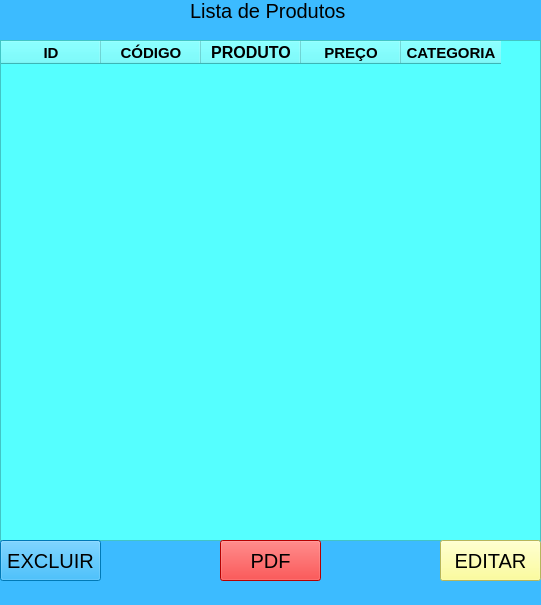
<?xml version="1.0" encoding="UTF-8"?>
<ui version="4.0">
 <class>MainWindow</class>
 <widget class="QMainWindow" name="MainWindow">
  <property name="geometry">
   <rect>
    <x>0</x>
    <y>0</y>
    <width>541</width>
    <height>605</height>
   </rect>
  </property>
  <property name="windowTitle">
   <string>MainWindow</string>
  </property>
  <property name="styleSheet">
   <string notr="true">background-color: rgb(60, 187, 255);</string>
  </property>
  <widget class="QWidget" name="centralwidget">
   <widget class="QLabel" name="label">
    <property name="geometry">
     <rect>
      <x>190</x>
      <y>-20</y>
      <width>171</width>
      <height>61</height>
     </rect>
    </property>
    <property name="font">
     <font>
      <pointsize>15</pointsize>
     </font>
    </property>
    <property name="text">
     <string>Lista de Produtos</string>
    </property>
   </widget>
   <widget class="QTableWidget" name="tableWidget">
    <property name="geometry">
     <rect>
      <x>0</x>
      <y>40</y>
      <width>541</width>
      <height>501</height>
     </rect>
    </property>
    <property name="font">
     <font>
      <pointsize>13</pointsize>
      <weight>75</weight>
      <bold>true</bold>
     </font>
    </property>
    <property name="styleSheet">
     <string notr="true">
background-color: rgb(85, 255, 255);</string>
    </property>
    <property name="showGrid">
     <bool>true</bool>
    </property>
    <property name="gridStyle">
     <enum>Qt::NoPen</enum>
    </property>
    <property name="rowCount">
     <number>0</number>
    </property>
    <property name="columnCount">
     <number>5</number>
    </property>
    <attribute name="horizontalHeaderDefaultSectionSize">
     <number>100</number>
    </attribute>
    <column>
     <property name="text">
      <string>ID</string>
     </property>
     <property name="font">
      <font>
       <pointsize>11</pointsize>
       <weight>75</weight>
       <bold>true</bold>
      </font>
     </property>
    </column>
    <column>
     <property name="text">
      <string>CÓDIGO</string>
     </property>
     <property name="font">
      <font>
       <pointsize>11</pointsize>
       <weight>75</weight>
       <bold>true</bold>
      </font>
     </property>
    </column>
    <column>
     <property name="text">
      <string>PRODUTO</string>
     </property>
     <property name="font">
      <font>
       <pointsize>12</pointsize>
       <weight>75</weight>
       <bold>true</bold>
      </font>
     </property>
    </column>
    <column>
     <property name="text">
      <string>PREÇO</string>
     </property>
     <property name="font">
      <font>
       <pointsize>11</pointsize>
       <weight>75</weight>
       <bold>true</bold>
      </font>
     </property>
    </column>
    <column>
     <property name="text">
      <string>CATEGORIA</string>
     </property>
     <property name="font">
      <font>
       <pointsize>11</pointsize>
       <weight>75</weight>
       <bold>true</bold>
      </font>
     </property>
    </column>
   </widget>
   <widget class="QPushButton" name="pushButton">
    <property name="geometry">
     <rect>
      <x>220</x>
      <y>540</y>
      <width>101</width>
      <height>41</height>
     </rect>
    </property>
    <property name="font">
     <font>
      <pointsize>15</pointsize>
     </font>
    </property>
    <property name="styleSheet">
     <string notr="true">background-color: rgb(255, 0, 0);</string>
    </property>
    <property name="text">
     <string>PDF</string>
    </property>
   </widget>
   <widget class="QPushButton" name="pushButton_2">
    <property name="geometry">
     <rect>
      <x>0</x>
      <y>540</y>
      <width>101</width>
      <height>41</height>
     </rect>
    </property>
    <property name="font">
     <font>
      <pointsize>15</pointsize>
     </font>
    </property>
    <property name="styleSheet">
     <string notr="true">background-color: rgb(255, 0, 0);
background-color: rgb(0, 170, 255);</string>
    </property>
    <property name="text">
     <string>EXCLUIR</string>
    </property>
   </widget>
   <widget class="QPushButton" name="pushButton_3">
    <property name="geometry">
     <rect>
      <x>440</x>
      <y>540</y>
      <width>101</width>
      <height>41</height>
     </rect>
    </property>
    <property name="font">
     <font>
      <pointsize>15</pointsize>
     </font>
    </property>
    <property name="styleSheet">
     <string notr="true">background-color: rgb(255, 255, 127);</string>
    </property>
    <property name="text">
     <string>EDITAR</string>
    </property>
   </widget>
  </widget>
  <widget class="QMenuBar" name="menubar">
   <property name="geometry">
    <rect>
     <x>0</x>
     <y>0</y>
     <width>541</width>
     <height>21</height>
    </rect>
   </property>
  </widget>
 </widget>
 <resources/>
 <connections/>
</ui>
